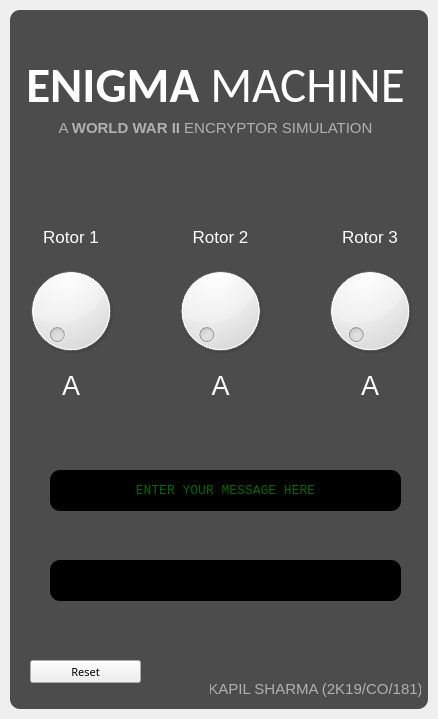
<?xml version="1.0" encoding="UTF-8"?>
<ui version="4.0">
 <class>MainWindow</class>
 <widget class="QMainWindow" name="MainWindow">
  <property name="geometry">
   <rect>
    <x>0</x>
    <y>0</y>
    <width>438</width>
    <height>719</height>
   </rect>
  </property>
  <property name="minimumSize">
   <size>
    <width>438</width>
    <height>719</height>
   </size>
  </property>
  <property name="windowTitle">
   <string>MainWindow</string>
  </property>
  <widget class="QWidget" name="centralwidget">
   <layout class="QVBoxLayout" name="verticalLayout">
    <property name="leftMargin">
     <number>10</number>
    </property>
    <property name="topMargin">
     <number>10</number>
    </property>
    <property name="rightMargin">
     <number>10</number>
    </property>
    <property name="bottomMargin">
     <number>10</number>
    </property>
    <item>
     <widget class="QFrame" name="frame">
      <property name="font">
       <font>
        <family>MS Reference Specialty</family>
       </font>
      </property>
      <property name="styleSheet">
       <string notr="true">QFrame{
	background-color: rgb(76, 76, 76);
	color: rgb(46, 245, 11);
border-radius: 10px;
}</string>
      </property>
      <property name="frameShape">
       <enum>QFrame::StyledPanel</enum>
      </property>
      <property name="frameShadow">
       <enum>QFrame::Raised</enum>
      </property>
      <widget class="QLabel" name="label">
       <property name="geometry">
        <rect>
         <x>0</x>
         <y>40</y>
         <width>411</width>
         <height>71</height>
        </rect>
       </property>
       <property name="font">
        <font>
         <family>Calibri</family>
         <pointsize>37</pointsize>
        </font>
       </property>
       <property name="styleSheet">
        <string notr="true">color: rgb(255, 255, 255);</string>
       </property>
       <property name="text">
        <string>&lt;STRONG&gt;ENIGMA &lt;/STRONG&gt; MACHINE</string>
       </property>
       <property name="alignment">
        <set>Qt::AlignCenter</set>
       </property>
      </widget>
      <widget class="QFrame" name="frame_4">
       <property name="geometry">
        <rect>
         <x>-20</x>
         <y>190</y>
         <width>461</width>
         <height>221</height>
        </rect>
       </property>
       <property name="styleSheet">
        <string notr="true">color: rgb(255, 255, 255);</string>
       </property>
       <property name="frameShape">
        <enum>QFrame::StyledPanel</enum>
       </property>
       <property name="frameShadow">
        <enum>QFrame::Raised</enum>
       </property>
       <layout class="QHBoxLayout" name="horizontalLayout_2">
        <item>
         <widget class="QFrame" name="frame_6">
          <property name="frameShape">
           <enum>QFrame::StyledPanel</enum>
          </property>
          <property name="frameShadow">
           <enum>QFrame::Raised</enum>
          </property>
          <layout class="QVBoxLayout" name="verticalLayout_5">
           <item>
            <widget class="QLabel" name="label_4">
             <property name="font">
              <font>
               <pointsize>13</pointsize>
              </font>
             </property>
             <property name="styleSheet">
              <string notr="true">color: rgb(255, 255, 255);</string>
             </property>
             <property name="text">
              <string>Rotor 1</string>
             </property>
             <property name="alignment">
              <set>Qt::AlignCenter</set>
             </property>
            </widget>
           </item>
           <item>
            <widget class="QDial" name="dial_1">
             <property name="maximum">
              <number>25</number>
             </property>
            </widget>
           </item>
           <item>
            <widget class="QLabel" name="pos1">
             <property name="font">
              <font>
               <pointsize>20</pointsize>
              </font>
             </property>
             <property name="text">
              <string>A</string>
             </property>
             <property name="alignment">
              <set>Qt::AlignCenter</set>
             </property>
            </widget>
           </item>
          </layout>
         </widget>
        </item>
        <item>
         <widget class="QFrame" name="frame_7">
          <property name="frameShape">
           <enum>QFrame::StyledPanel</enum>
          </property>
          <property name="frameShadow">
           <enum>QFrame::Raised</enum>
          </property>
          <layout class="QVBoxLayout" name="verticalLayout_6">
           <item>
            <widget class="QLabel" name="label_5">
             <property name="font">
              <font>
               <pointsize>13</pointsize>
              </font>
             </property>
             <property name="text">
              <string>Rotor 2</string>
             </property>
             <property name="alignment">
              <set>Qt::AlignCenter</set>
             </property>
            </widget>
           </item>
           <item>
            <widget class="QDial" name="dial_2">
             <property name="maximum">
              <number>25</number>
             </property>
            </widget>
           </item>
           <item>
            <widget class="QLabel" name="pos2">
             <property name="font">
              <font>
               <pointsize>20</pointsize>
              </font>
             </property>
             <property name="text">
              <string>A</string>
             </property>
             <property name="alignment">
              <set>Qt::AlignCenter</set>
             </property>
            </widget>
           </item>
          </layout>
         </widget>
        </item>
        <item>
         <widget class="QFrame" name="frame_8">
          <property name="frameShape">
           <enum>QFrame::StyledPanel</enum>
          </property>
          <property name="frameShadow">
           <enum>QFrame::Raised</enum>
          </property>
          <layout class="QVBoxLayout" name="verticalLayout_7">
           <item>
            <widget class="QLabel" name="label_6">
             <property name="font">
              <font>
               <pointsize>13</pointsize>
              </font>
             </property>
             <property name="text">
              <string>Rotor 3</string>
             </property>
             <property name="alignment">
              <set>Qt::AlignCenter</set>
             </property>
            </widget>
           </item>
           <item>
            <widget class="QDial" name="dial_3">
             <property name="maximum">
              <number>25</number>
             </property>
            </widget>
           </item>
           <item>
            <widget class="QLabel" name="pos3">
             <property name="font">
              <font>
               <pointsize>20</pointsize>
              </font>
             </property>
             <property name="text">
              <string>A</string>
             </property>
             <property name="alignment">
              <set>Qt::AlignCenter</set>
             </property>
            </widget>
           </item>
          </layout>
         </widget>
        </item>
       </layout>
      </widget>
      <widget class="QLabel" name="label_7">
       <property name="geometry">
        <rect>
         <x>200</x>
         <y>660</y>
         <width>211</width>
         <height>37</height>
        </rect>
       </property>
       <property name="font">
        <font>
         <pointsize>11</pointsize>
        </font>
       </property>
       <property name="styleSheet">
        <string notr="true">color: rgb(176, 176, 176)</string>
       </property>
       <property name="text">
        <string>KAPIL SHARMA (2K19/CO/181)</string>
       </property>
       <property name="alignment">
        <set>Qt::AlignCenter</set>
       </property>
      </widget>
      <widget class="QLabel" name="label_8">
       <property name="geometry">
        <rect>
         <x>30</x>
         <y>100</y>
         <width>351</width>
         <height>37</height>
        </rect>
       </property>
       <property name="font">
        <font>
         <pointsize>11</pointsize>
        </font>
       </property>
       <property name="styleSheet">
        <string notr="true">color: rgb(176, 176, 176)</string>
       </property>
       <property name="text">
        <string>A &lt;STRONG&gt;WORLD WAR II&lt;/STRONG&gt; ENCRYPTOR SIMULATION</string>
       </property>
       <property name="alignment">
        <set>Qt::AlignCenter</set>
       </property>
      </widget>
      <widget class="QLineEdit" name="lineEdit_1">
       <property name="geometry">
        <rect>
         <x>40</x>
         <y>460</y>
         <width>351</width>
         <height>41</height>
        </rect>
       </property>
       <property name="font">
        <font>
         <family>Lucida Console</family>
         <pointsize>10</pointsize>
         <weight>50</weight>
         <bold>false</bold>
        </font>
       </property>
       <property name="styleSheet">
        <string notr="true">background-color: rgb(0, 0, 0);
color: rgb(0, 202, 0);
border-radius: 10px;
</string>
       </property>
       <property name="alignment">
        <set>Qt::AlignCenter</set>
       </property>
       <property name="placeholderText">
        <string>ENTER YOUR MESSAGE HERE</string>
       </property>
      </widget>
      <widget class="QLineEdit" name="lineEdit_2">
       <property name="geometry">
        <rect>
         <x>40</x>
         <y>550</y>
         <width>351</width>
         <height>41</height>
        </rect>
       </property>
       <property name="font">
        <font>
         <family>Lucida Console</family>
         <pointsize>10</pointsize>
         <weight>50</weight>
         <bold>false</bold>
        </font>
       </property>
       <property name="styleSheet">
        <string notr="true">background-color: rgb(0, 0, 0);
color: rgb(0, 202, 0);
border-radius: 10px;
</string>
       </property>
       <property name="alignment">
        <set>Qt::AlignCenter</set>
       </property>
      </widget>
      <widget class="QPushButton" name="pushButton">
       <property name="geometry">
        <rect>
         <x>20</x>
         <y>650</y>
         <width>111</width>
         <height>23</height>
        </rect>
       </property>
       <property name="font">
        <font>
         <family>Arial Rounded MT Bold</family>
         <pointsize>8</pointsize>
        </font>
       </property>
       <property name="text">
        <string>Reset</string>
       </property>
      </widget>
     </widget>
    </item>
   </layout>
  </widget>
 </widget>
 <resources/>
 <connections/>
</ui>
